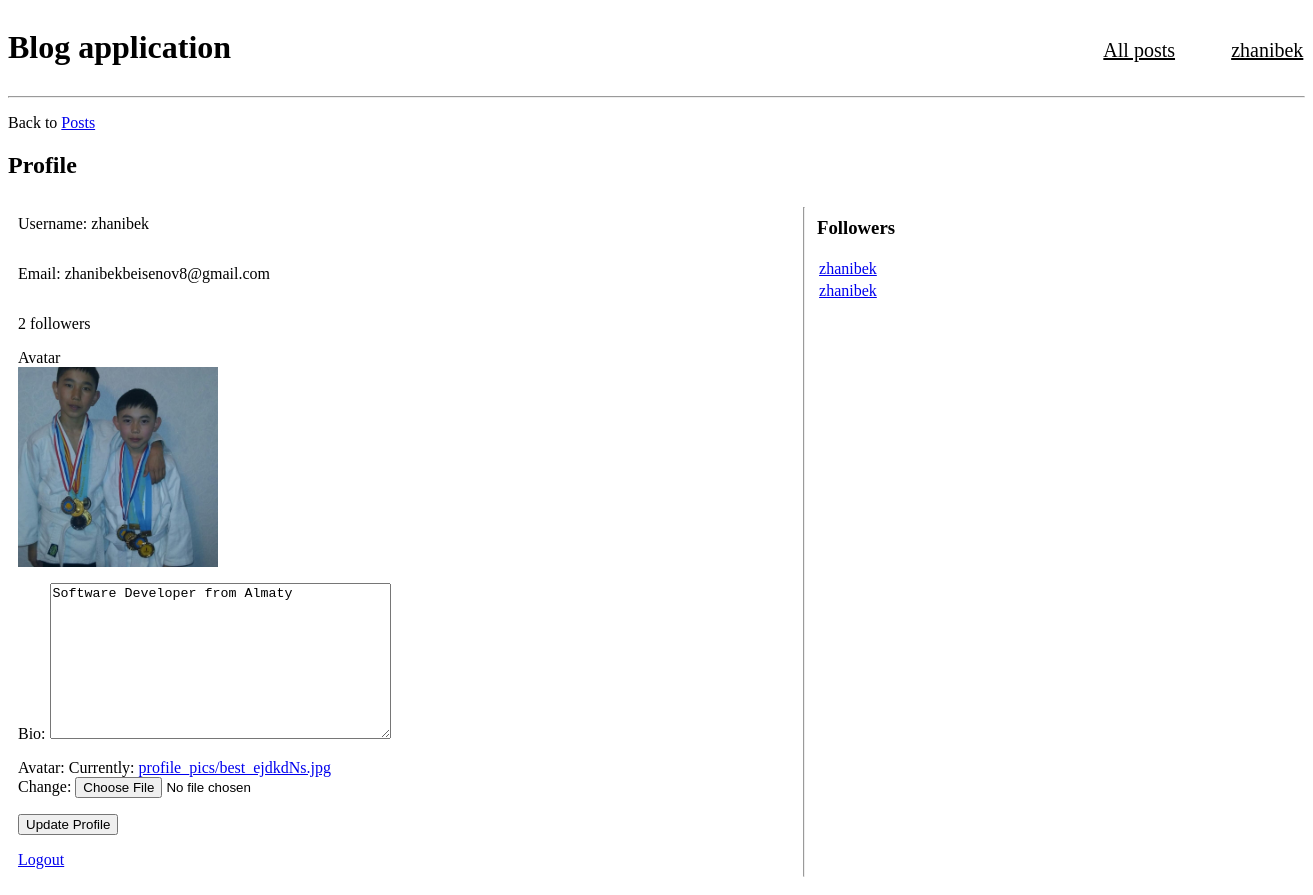
The app's page /profile/ (signed in), older data.
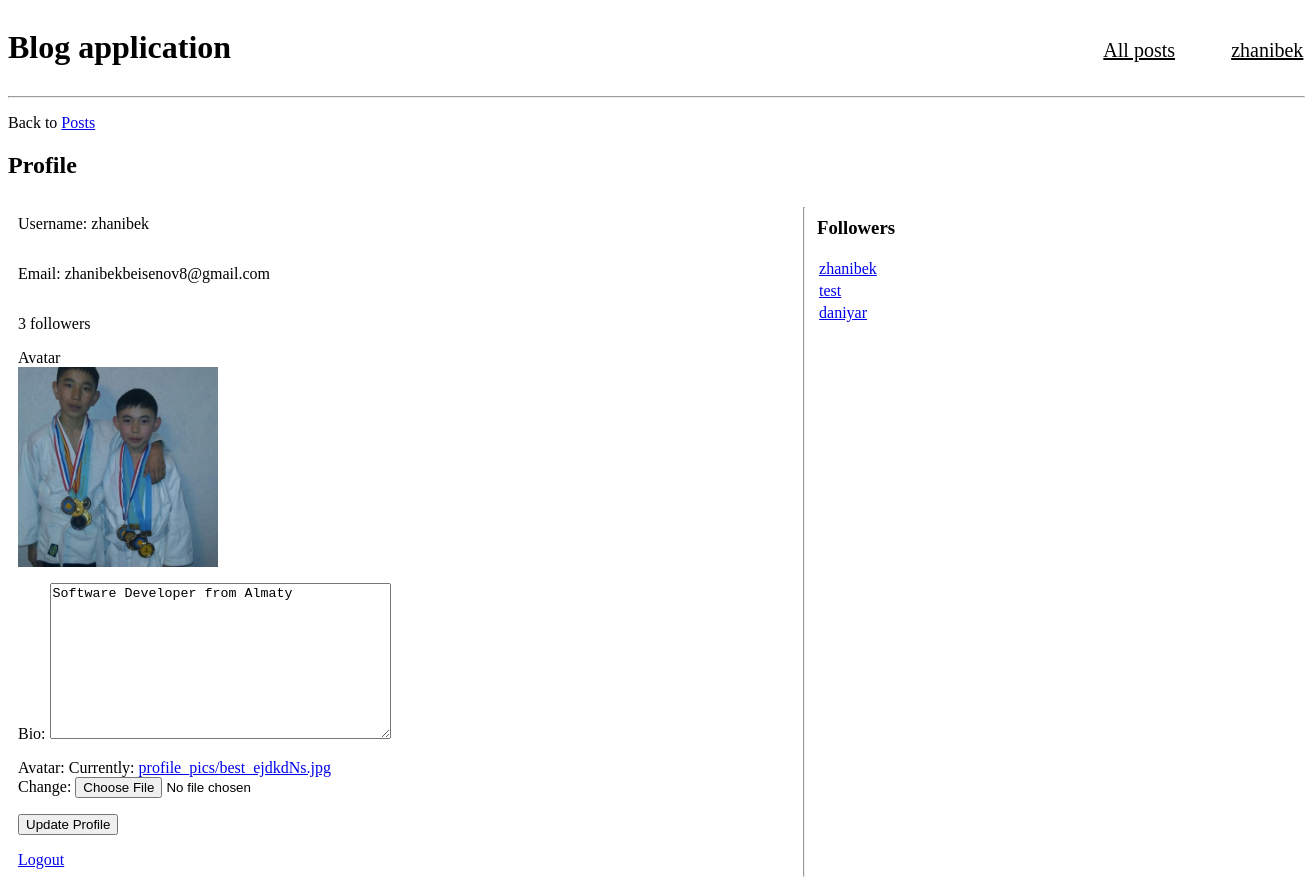
The same page, newer data.
### users/models.py (models this page shows)
class Follow(models.Model):
    follower = models.ForeignKey(User, on_delete=models.CASCADE, related_name='follower')
    following = models.ForeignKey(User, on_delete=models.CASCADE, related_name='following')

### users/views.py (the view)
# urls.py: path('profile/', views.user_profile_edit, name='profile'),
def user_profile_edit(request):
    profile = request.user.profile  # Get the current user's profile
    followers_count = Follow.objects.filter(following=request.user).count()
    follower_users = Follow.objects.filter(following=request.user)
    if request.method == 'POST':
        form = ProfileUpdateForm(request.POST, request.FILES, instance=profile)
        if form.is_valid():
            form.save()  # Save the updated profile
            messages.success(request, 'Your profile has been updated successfully!')
            return redirect('profile')  # Redirect to the same page after saving
    else:
        form = ProfileUpdateForm(instance=profile)  # Pre-populate form with current profile data
    context = {
        'form': form,
        'profile': profile,
        'followers_count': followers_count,
        'follower_users': follower_users,
    }
    return render(request, 'profile.html', context)

### users/forms.py
class ProfileUpdateForm(forms.ModelForm):
    class Meta:
        model = Profile
        fields = ['bio', 'avatar']

### users/templates/profile.html (shortened to what this page needs)
{% extends 'base.html' %}
{% block content %}
    <p>Back to <a href="/posts/">Posts</a></p>
    <h2>Profile</h2>
    <div style="display: flex; flex-direction:row; margin:10px">
        <div style="display: flex; flex-direction:column; justify-items:center">
            <p>Username: {{user.username}}</p>
            <p>Email: {{user.email}}</p>
            <p>{{followers_count}} followers</p>
            <label for="avatar">Avatar</label>
            {% if profile.avatar %}
                <img id="avatar" src="{{ profile.avatar.url }}" alt="{{ profile.user.username }}'s Avatar" style="width: 200px; height: 200px;">
            {% else %}
               <p>You do not have avatar image yet</p>
            {% endif %}
            <form method="POST" enctype="multipart/form-data">
                {{ form.as_p }}
                <button type="submit" class="btn btn-primary">Update Profile</button>
            </form>
            <p><a href="/logout/">Logout</a></p>
        </div>
        <hr>
        <div style="display: flex; flex-direction:column; ; position:relative; left:-400px">
            <h3>Followers</h3>
            {% for x in follower_users %}
                <a href="/users/{{x.follower.id}}" style="margin: 2px;">{{x.follower}}</a>
            {% endfor %}
        </div>
    </div>
{% endblock %}

Row changes from the older to the newer data that the page shows:
removed Follow: follower "zhanibek"
added Follow: follower "test"
added Follow: follower "daniyar"
Text that changed along with them:
{{ followers_count }}: "2" → "3"
